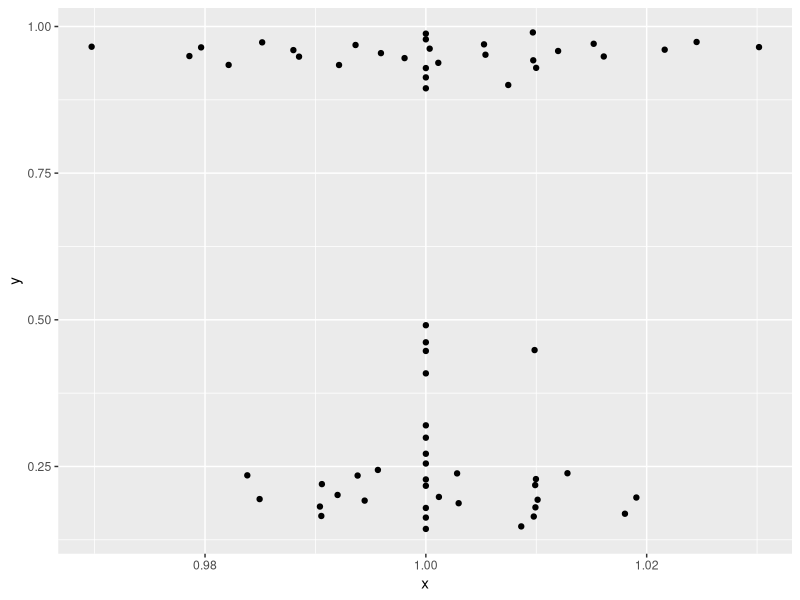
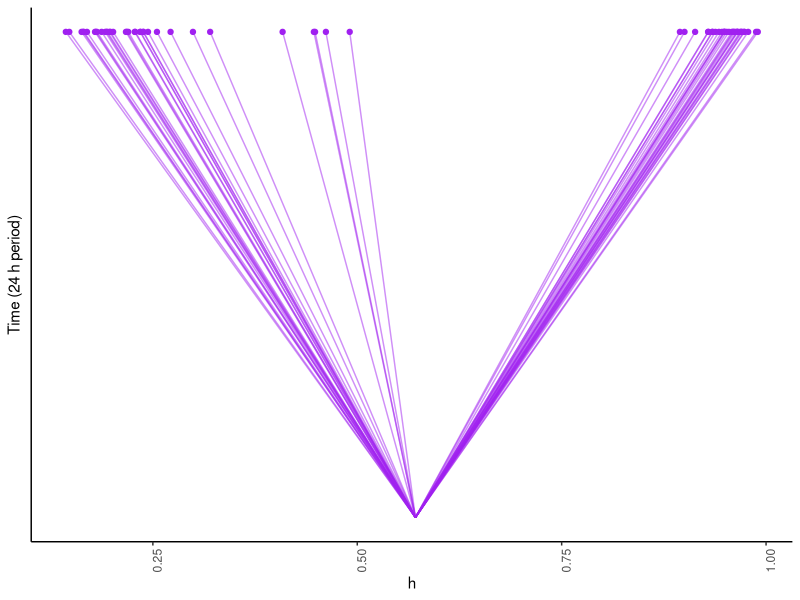

R code for these plots, in order:
library(ggbeeswarm)
set.seed(1)
df = data.frame(x = 1, 
                y = c(rnorm(30, 0.95, 0.025), 
                      rnorm(5, 0.45, 0.03),
                      rnorm(30, 0.2, 0.05)))
ggplot(df, aes(x=x, y=y)) + geom_beeswarm()
df2 = data.frame(x1 = mean(df$y), x2 = df$y, y1 = 0, y2 = 1)
sf = 4
png("osman-sim.png", width=200*sf, height=300*sf, res=72*sf)
ggplot(df2, aes(x=x1,y=y1,xend=x2,yend=y2)) + 
  geom_segment(color="purple", alpha=0.5) +
  geom_point(aes(x=x2, y=y2), color="purple") +
  theme_classic() + theme(axis.text.x = element_text(angle = 90), legend.position="none") + 
  labs(x="h", y = "Time (24 h period)") + 
  theme(axis.text.y=element_blank(), axis.ticks.y=element_blank())
dev.off()
